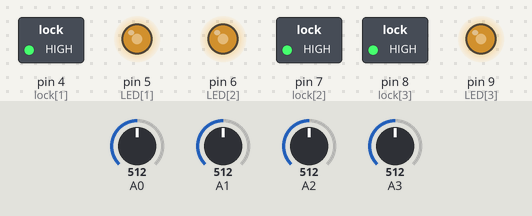
Bench run of a sketch on a simulated Arduino Uno, built with avr-gcc and run on an emulated ATmega328P. On the bench: switched loads named in the sketch (green lamp = pin HIGH), output pins drawn as LEDs (lit = HIGH). The test bench sets the inputs (shaded band); at power-on: A1 = 512, A2 = 512, A3 = 512, A0 = 512. Pins used as bus, display or sensor lines are not drawn.

Above: at 1.2 s.
1.3 s: A1 set to 417
6.2 s: A1 set to 391
At 10.69 s:
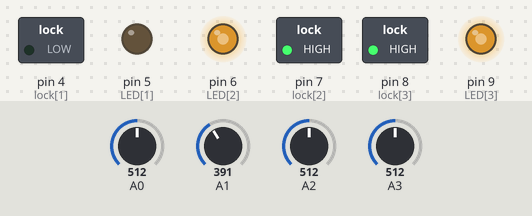
11.1 s: A2 set to 418
16.0 s: A2 set to 386
At 20.89 s:
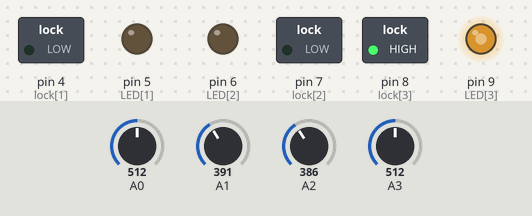
20.9 s: A1 set to 410
At 21.2 s:
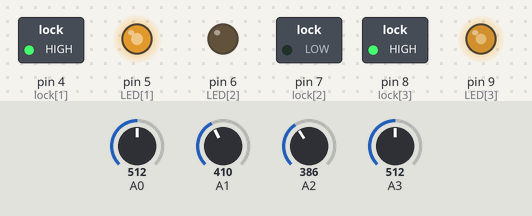
24.4 s: A3 set to 419
27.9 s: A3 set to 392
At 30.39 s:
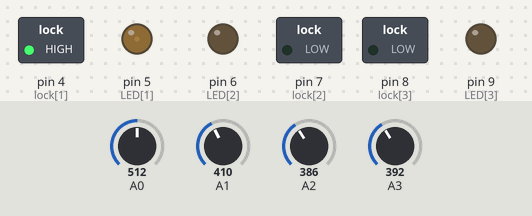
Timing chart, 0 to 42.4 s (numbered marks = the images above; inputs shaded):
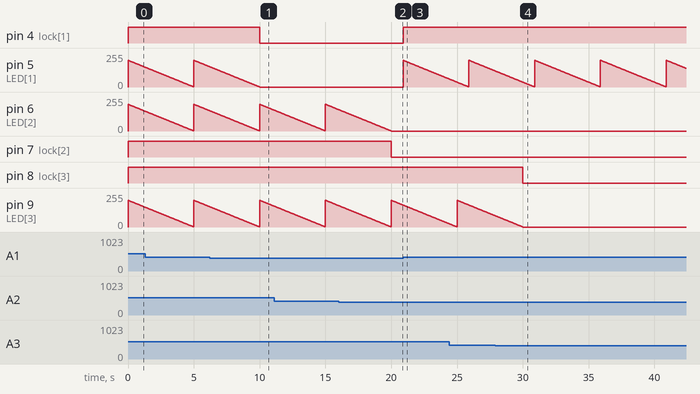

The sketch:

Cabinet.ino
```cpp
#define LED_MAX 200
#define THRESHOLD 400
#define OPEN_TIME 5000

#define OPEN 3

// #define DEBUG 1

const byte unusedPins[] = {0, 1, 10, 11, 12};

void setup() {
#ifdef DEBUG
    Serial.begin(9600);
#endif
    for (byte i=2; i <= 9; i++) {
        pinMode(i, OUTPUT);
        digitalWrite(i, LOW);  // I think they default to low - this is just paranoia
    }

    // Set pullup resistor mode for the unused pins - this apparently saves a little
    // bit of power
    for (byte i=0; i < sizeof(unusedPins); i++) {
        pinMode(unusedPins[i], INPUT);
        digitalWrite(unusedPins[i], HIGH);
    }
}

const byte sensor[] = {0, 1, 2, 3};
const byte LED[] = {3, 5, 6, 9};
const byte lock[] = {2, 4, 7, 8};
byte opened[4] = {};
unsigned long otime[4];

void loop() {
    for (int c=0; c<4; c++) {
        if (opened[c] != OPEN) {
            int v = analogRead(sensor[c]);
#ifdef DEBUG
            Serial.print(c);
            Serial.print(“: “);
            Serial.println(v);
#endif
            if (v > THRESHOLD) {
                if (++opened[c] == OPEN)
                    open(c);
            } else {
                opened[c] = 0;
            }
        } else {
            unsigned long now = millis();
            unsigned long openFor = now - otime[c];
            if (openFor >= OPEN_TIME) {
                close(c);
            } else {
                int LEDLevel = LED_MAX - ((LED_MAX * openFor) / OPEN_TIME);
                analogWrite(LED[c], LEDLevel);
            }
        }
    }
#ifdef DEBUG
    delay(200);
#endif
}

void open(int c) {
#ifdef DEBUG
    Serial.print(“Opening “);
    Serial.println(c);
#endif
    digitalWrite(lock[c], HIGH);
    otime[c] = millis();
    analogWrite(LED[c], LED_MAX);
}

void close(int c) {
#ifdef DEBUG
    Serial.print(“Closing “);
    Serial.println(c);
#endif
    digitalWrite(lock[c], LOW);
    opened[c] = 0;
    analogWrite(LED[c], 0);
}
```

Measured:
- the behaviour switches between 401 and 400 on A1 (found by bisection; images 0 and 1)
- the behaviour switches between 401 and 400 on A2 (found by bisection; images 1 and 2)
- the behaviour switches between 401 and 400 on A3 (found by bisection; images 3 and 4)
- after the input at 6.2 s, pin 4 (lock[1]): HIGH → LOW after 3.8 s
- after the input at 16.0 s, pin 7 (lock[2]): HIGH → LOW after 4.0 s
- after the input at 20.9 s, pin 4 (lock[1]): LOW → HIGH at once
- after the input at 27.9 s, pin 8 (lock[3]): HIGH → LOW after 2.1 s
- by itself, pin 5 (LED[1]): ramps from 200/255 to 1/255 and jumps back, once every 5.0 s
